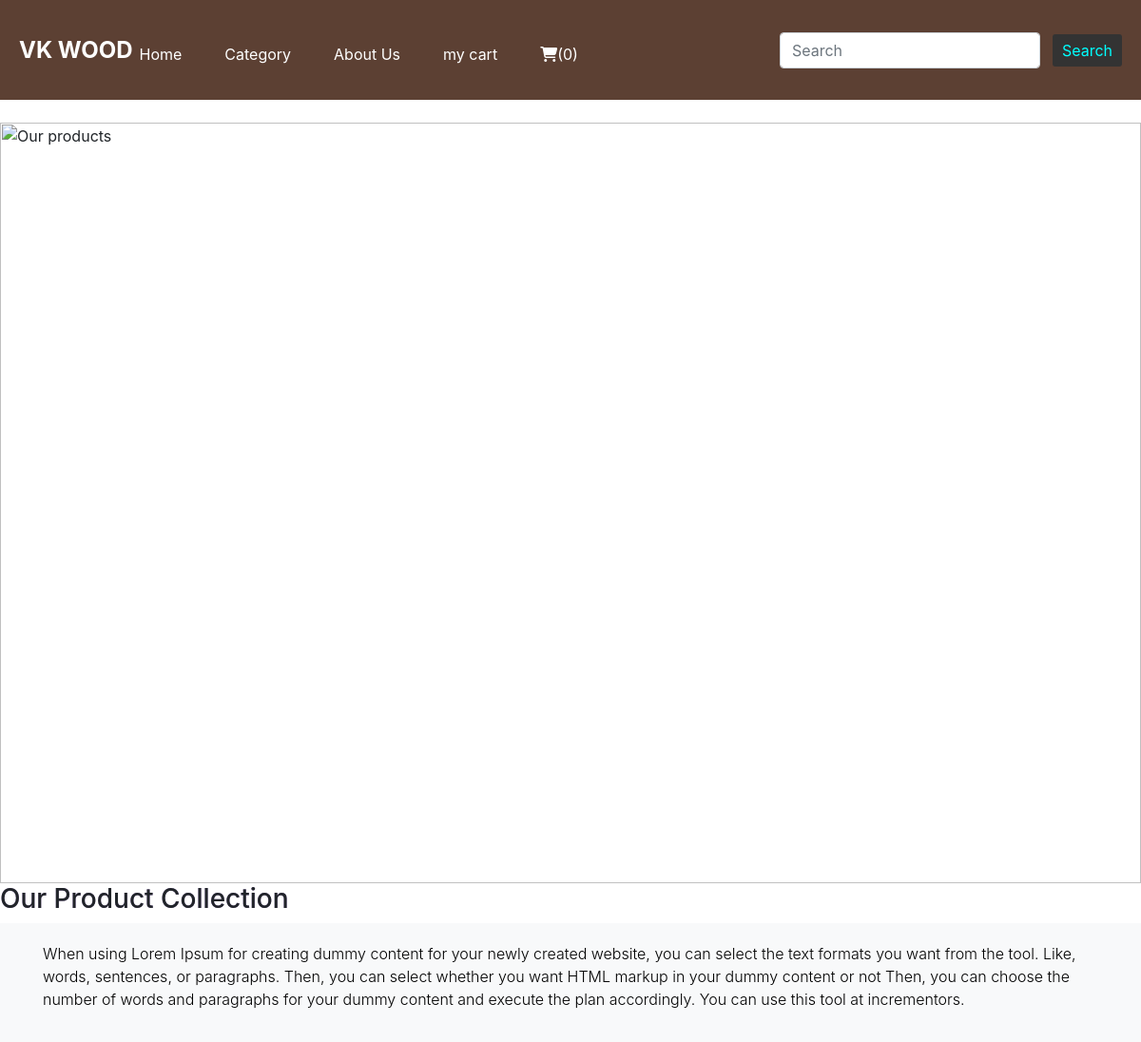
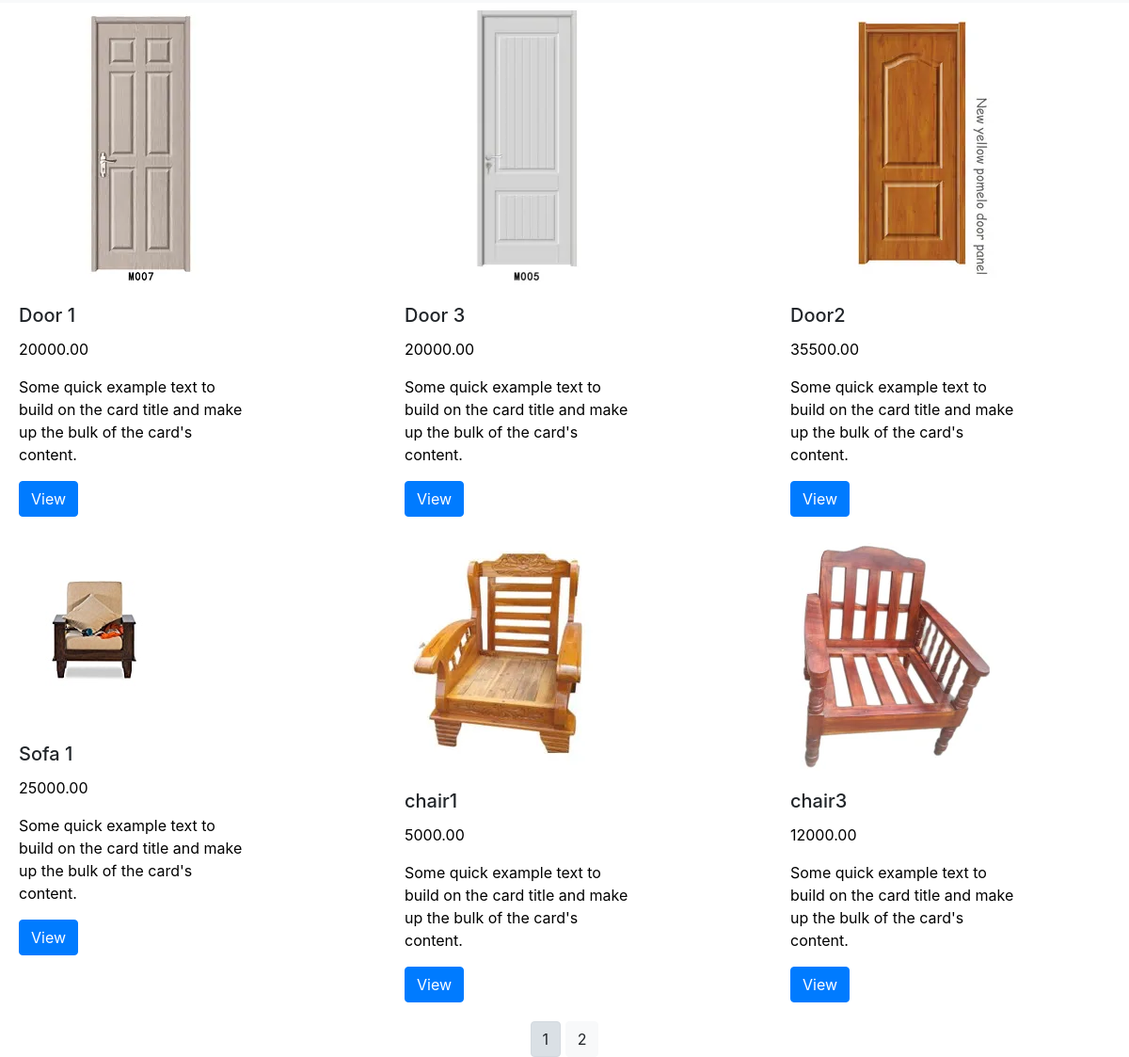
Screenshot of /ecom/ with the database file from the repository (2 pictures, top to bottom).
### ecomapp/models.py (models this page shows, shortened)
class product(models.Model):
    name = models.CharField(max_length=250, unique=True)
    slug = models.SlugField(max_length=250, unique=True)
    desc = models.TextField(blank=True)
    price = models.DecimalField(max_digits=10, decimal_places=2)
    stock = models.IntegerField()
    available = models.BooleanField(default=False)
    category = models.ForeignKey(Category, on_delete=models.CASCADE)
    image = models.ImageField(upload_to='category', blank=True)
    created = models.DateTimeField(auto_now_add=True)
    updated = models.DateTimeField(auto_now=True)
    def get_url(self):
        return reverse('ecomapp:prod_Cat_Det', args=[self.category.slug, self.slug])
    class Meta:
        ordering = ('name',)
        verbose_name = 'product'
        verbose_name_plural = 'products'

### ecomapp/views.py (the view)
# urls.py: path('', views.allProductCat, name='allProductCat'),
def allProductCat(request, c_slug=None):
    c_page=None
    products_list=None
    if c_slug!=None:
        c_page = get_object_or_404(Category, slug=c_slug)
        products_list =product.objects.all().filter(category=c_page,available=True)
    else:
        products_list =product.objects.all().filter(available=True)
    paginator=Paginator(products_list,6)
    try:
        page=int(request.GET.get('page','1'))
    except:
        page=1
    try:
        products = paginator.page(page)
    except (EmptyPage,InvalidPage):
        products =paginator.page(paginator.num_pages)
    return render(request, "category.html", {'category': c_page, 'products': products})

### cart/context_processors.py (called while the page is built)
def counter(request):
    item_count=0
    if 'admin' in request.path:
        return {}
    else:
        try:
            cart=Cart.objects.filter(cart_id=cart_id(request))
            cart_items = CartItem.objects.all().filter(cart=cart[:1])
            for cart_item in cart_items:
                item_count += cart_item.quantity
        except Cart.DoesNotExist:
            item_count=0
    return dict(item_count=item_count)

### cart/views.py (called while the page is built)
def cart_id(request):
    cart=request.session.session_key
    if not cart:
        cart=request.session.create()
    return cart

### ecomapp/context_processors.py (called while the page is built)
def menu_links(request):
    links = Category.objects.all()
    return dict(links=links)

### ecomapp/models.py (called while the page is built)
    def get_url(self):
        return reverse('ecomapp:products_by_category', args=[self.slug])

### templates/category.html (shortened to what this page needs)
{% extends 'base.html' %}
{% load static %}
{% block content %}
    <div>
        {% if category %}
            <div>
                <h1 class="display-3">{{category.name}}</h1>
                <p>{{category.description}}</p>
            </div>
        {% else %}<br>
        <div>
                <img src="{% static 'image/homebanner.png' %}"  width="100%" alt="Our products">
                <h3>Our Product Collection</h3>
                <nav class="navbar navbar-light bg-light">
                    <span class="container">
                        <p class="font-weight-light">When using Lorem Ipsum for creating dummy content for your newly created website,
                        you can select the text formats you want from the tool. Like, words, sentences,
                        or paragraphs. Then, you can select whether you want HTML markup in your dummy
                        content or not Then, you can choose the number of words and paragraphs for your
                        dummy content and execute the plan accordingly. You can use this tool at incrementors.</p>
                </span>
            </nav>
        </div>
        {% endif %}
    </div>
    <div class="row">
        {% for product in products %}
        <div class="col-md-4">
            <div class="shadow-card" style="width: 18rem;">
                <a href="{{product.get_url}}"><img src="{{product.image.url}}" alt="{{product.name}}"></a>
                <div class="card-body">
                    <h5 class="card-title">{{product.name}}</h5>
                    <p>{{product.price}}</p>
                    <p class="card-text">Some quick example text to build on the card title and make up the bulk of the card's content.</p>
                    <a href="{{product.get_url}}" class="btn btn-primary">View</a>
                </div>
            </div>
        </div>
        {% endfor %}
        <div class="mx-auto">
            {% if products.paginator.num_pages > 1 %}
                <div class="text-center">
                    {% for pg in products.paginator.page_range %}
                        <a href="?page={{pg}}" class="btn btn-light btn-sm> {% if products.number == pg %} active {% endif %}">{{pg}}</a>
                    {% endfor %}
                </div>
            {% endif %}
        </div>
        <br>
    </div>
{% endblock %}

### templates/base.html (shortened to what this page needs)
{% load static %}
<html lang="en">
<link rel="stylesheet" href="https://cdn.jsdelivr.net/npm/bootstrap@4.0.0/dist/css/bootstrap.min.css">
<link rel="stylesheet" href="{% static 'custom.css' %}">
<link rel="stylesheet" href="{% static 'drop.css' %}">
<link rel="stylesheet" href="https://cdnjs.cloudflare.com/ajax/libs/font-awesome/6.4.2/css/all.min.css">
<head>
    <link rel="stylesheet" href="{% static 'css/bootstrap.min.css' %}">
</head>
<body>
    <div>
        {% include 'navbar.html' %}
        {% block content %}
        {% endblock %}
    </div>
</body>
</html>

### templates/navbar.html (shortened to what this page needs)
{% load static %}
<link rel="stylesheet" href="{% static 'drop.css' %}">
<div class="navbar">
        <div class="logo">VK WOOD</div>
        <ul class="menu">
            <li><a href="{% url 'ecomapp:allProductCat' %}">Home</a></li>
            <li class="dropdown">
                <a href="#">Category</a>
            </li>
            <li><a href="#">About Us</a></li>
            <li><a href="{% url 'my_cart:prod_Cat_Det' %}">my cart</a></li>
            <li><a href="{% url 'cart:cart_detail' %}"><i class="fa-solid fa-cart-shopping"></i>({{item_count}})</a></li>
        </ul>
        <div class="search-bar">
            <form class="form-inline my-2 my-lg-0" action="{% url 'search_app:SearchResult' %}" method="get">
                <input class="form-control mr-sm-2" type="search" placeholder="Search" name="q" aria-label="Search">
                <button class="btn btn-outline-success my-2 my-sm-0" type="submit">Search</button>
            </form>
        </div>
    </div>

### templates/footer.html (shortened to what this page needs)
{% load static %}

### static/custom.css (style rules this page uses)
p { color: black; }
h3 { font-size: 70px; font-weight: 600; background-image: linear-gradient(to left, #553c9a, #b393d3); color: transparent; background-clip: text; -webkit-background-clip: text; }

### static/drop.css (style rules this page uses)
.navbar { background-color:#5C4033; color: #fff; display: flex; justify-content: space-between; align-items: center; padding:20px; }
.logo { font-size: 24px; font-weight: bold; }
.menu { list-style: none; display: flex; margin-left:-200px; margin-top: 25px }
.menu li { margin-right: 45px; }
.menu a { text-decoration: none; color: #fff; transition: color 0.3s; }
.dropdown { position: relative; }
.search-bar { display: flex; }
.search-bar button { background-color: #333; color:#00FFFF; border: none; border-radius: 3px; padding: 5px 10px; margin-left: 5px; }

### rows the page displays
product: image (picture), name "Door 1", price "20000.00"
product: image (picture), name "Door 3", price "20000.00"
product: image (picture), name "Door2", price "35500.00"
product: image (picture), name "Sofa 1", price "25000.00"
product: image (picture), name "chair1", price "5000.00"
product: image (picture), name "chair3", price "12000.00"

### other values shown
{{ item_count }} "0"
{{ pg }} "1" "2"
